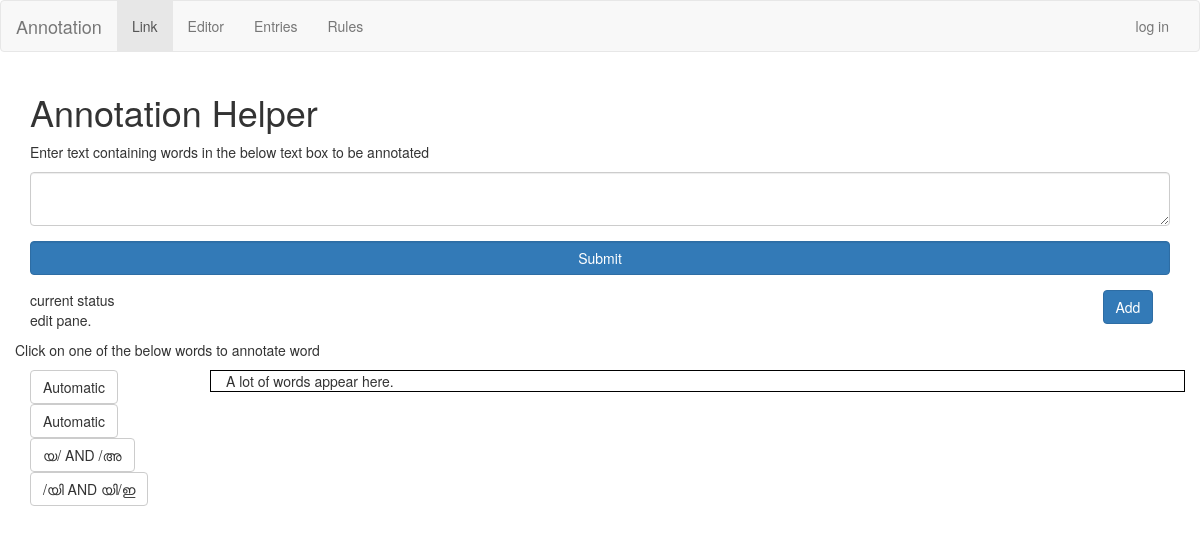
Page /editor on the committed database.
### tables this page shows
CREATE TABLE rules (
    id integer primary key autoincrement,
    x string not null,
    y string not null,
    xt string not null,
    yt string not null,
    lang string not null
);

### annotation.py (the view)
@app.route('/editor', methods=['GET'])
def editor():
    cursor = g.db.execute('SELECT * from rules')
    rules = [dict(x=row[1], y=row[2], xt=row[3], yt=row[4]) \
            for row in cursor.fetchall()]
    return render_template('editor.html', rules=rules)

### annotation.py (called while the page is built)
def connect_db():
    return sqlite3.connect(app.config['DATABASE'])

@app.before_request
def before_request():
    g.db = connect_db()

@app.teardown_request
def teardown_request(exception):
    db = getattr(g, 'db', None)
    if db is not None:
        db.close()

### templates/editor.html (shortened to what this page needs)
{% extends "layout.html" %}
{% block head %}
<link rel="stylesheet" type="text/css" href="{{ url_for('static', filename='css/editor.css') }}"/>
{% endblock %}
{% block body %}
<h1>Annotation Helper</h1>
<div class="row" id="phase-1">
    <div id="primary" class="col-xs-12 col-md-12">
        <p>Enter text containing words in the below text box to be annotated</p>
        <fieldset class="form-group">
            <textarea id="textInput" class="form-control"></textarea>
        </fieldset>
        <fieldset class="form-group">
            <button id="textAreaSubmit" class="form-control btn btn-primary">Submit</button>
        </fieldset>
    </div>
</div>
<div id="phase-2">
    <div class="row" id="wordpane">
        <div class="col-xs-11 col-md-11">
            <div class="row">
                <div class="col-xs-12 col-md-12" id="statuspane">
                    current status
                </div>
            </div>
            <div class="row">
                <div class="col-xs-12 col-md-12" id="editpane">
                    edit pane.
                </div>
            </div>
        </div>
        <div class="col-xs-1 col-md-1">
            <button class="btn btn-primary" id="finalSubmit">Add</button>
        </div>
    </div>
    <div class="row" id="wordpool-wrapper">
        <p> Click on one of the below words to annotate word </p>
        <div class="col-xs-2 col-md-2" id="rules">
            <ul class="list-unstyled">
                <li><a id="auto-rule" class="btn btn-default"> Automatic </a></li>
                <li><a id="auto-a-rule" class="btn btn-default"> Automatic </a></li>
            {% for rule in rules %}
            <li>
                <a class="btn btn-default rule-select"
                   data-x="{{rule.x}}"
                   data-y="{{rule.y}}"
                   data-xt="{{rule.xt}}"
                   data-yt="{{rule.yt}}"
                   >
                   {{ rule.x }}/{{ rule.xt }} AND {{ rule.y }}/{{ rule.yt }}
                </a>
            </li>
            {% endfor %}
            </ul>
        </div>
        <div class="col-xs-10 col-md-10" id="wordpool">
            A lot of words appear here.
        </div>
    </div>
</div>
{% endblock %}

### static/css/editor.css (style rules this page uses)
#wordpane { margin-bottom: 10px; }
#wordpool { border: 1px solid black; }

### rows in the picture
rules: xt "യി", y "യി", yt "ഇ"

### other values in the picture
{{ rule.x }} "യ"
{{ rule.yt }} "അ"
